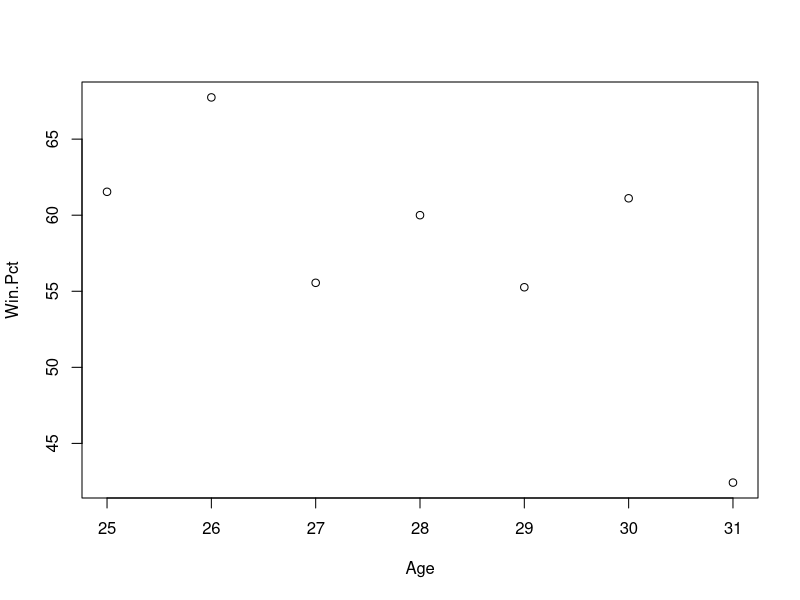

Recreate this plot in R.
# File:     Spahn Data.R
# Project:  Learning RStudio with Fantasy Baseball Stats

#History of Warren Spahn, pitcher and coach for the New York Mets.
#https://en.wikipedia.org/wiki/Warren_Spahn

W <- c(8,21,15,21,21,22,14)
#Win total
L <- c(5,10,12,14,17,14,19)
#Loss total

Win.Pct <- 100*W/(W+L)
#Win percentage

Year <- seq(1946,1952)
#Sequence to designate years

Age <- Year-1921
#Age of Warren Spahn during the given years in this set

plot(Age,Win.Pct)
#Plot for win percentage as Warren got older

mean(Win.Pct)
#Mean of win percentage: 57.66%

100*sum(W)/(sum(W)+sum(L))
#Win percentage calculated by 100*(Wins/Wins+Losses)

sort(W)
#Sort wins from least to greatest

cumsum(W)
#Cumulative sum of wins through each season

summary(Win.Pct)
#Summary of win percentages

W[c(1,2,5)]
W[c(1:4)]
W[-c(1,6)]
#extraction/removal of vector portions

Win.Pct > 60
#Logical test for win percentage over 60%

(W>20)&(Win.Pct>60)
#Logical test for wins over 20 and win percentage over 60%

Win.Pct==max(Win.Pct)
#Logical test for highest wins in a season in data set

Year[Win.Pct==max(Win.Pct)]
#Call highest win year

Year[(W+L)>30]
#Years in which combined wins and losses were greater than 30 each year
